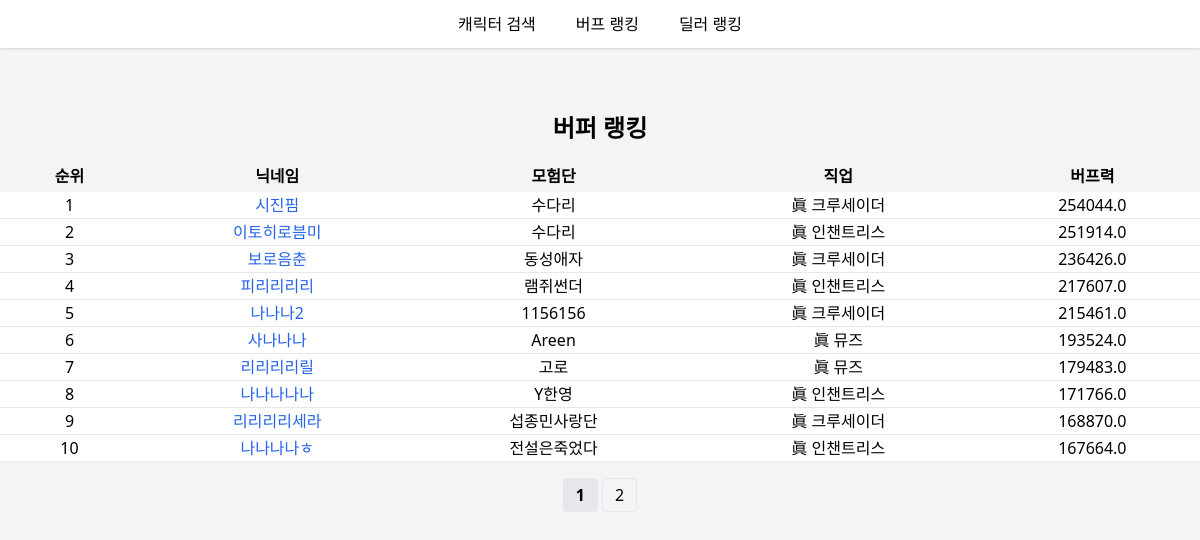
The page /buff_ranking on the database its author committed.
### models.py (models this page shows)
class Character(Base):
    __tablename__ = "characters"
    __table_args__ = (UniqueConstraint("server","character_id", name="uix_server_character_id"),)
    id                 = Column(Integer, primary_key=True, index=True)
    server             = Column(String, index=True)
    character_id       = Column(String, index=True)
    name               = Column(String, index=True)
    adventure_name     = Column(String, index=True)   # 모험단
    job_name           = Column(String, index=True)
    job_id             = Column(String)
    level              = Column(Integer)
    fame               = Column(Integer)
    final_damage       = Column(Float)
    buff_power         = Column(Float)
    cooldown_reduction = Column(Float)
    strength           = Column(Integer)
    intelligence       = Column(Integer)
    vitality           = Column(Integer)
    physical_attack    = Column(Integer)
    magic_attack       = Column(Integer)
    independent_attack = Column(Integer)
    physical_def       = Column(Float)
    magical_def        = Column(Float)
    crit_phy           = Column(Float)
    crit_mag           = Column(Float)
    attack_speed       = Column(Float)
    cast_speed         = Column(Float)
    fire_ele           = Column(Integer)
    water_ele          = Column(Integer)
    light_ele          = Column(Integer)
    dark_ele           = Column(Integer)
    damage_inc         = Column(Float)
    cool_reduce        = Column(Float)
    updated_at         = Column(DateTime(timezone=True),
                                 server_default=func.now(),
                                 onupdate=func.now())

### main.py (the view)
@app.get("/buff_ranking",response_class=HTMLResponse)
async def buf_rank(r:Request,page:int=1,db:Session=Depends(get_db)):
    base=_base(db,True)
    rows=base.offset((page-1)*PAGE_SIZE).limit(PAGE_SIZE).all()
    total=base.count()
    return templates.TemplateResponse("ranking.html",
        {"request":r,"chars":rows,"mode":"buff","page":page,"total":total,"size":PAGE_SIZE})

### templates/ranking.html
{% extends "base.html" %}
{% block content %}
<h2 class="text-2xl font-bold mb-4">{{ '딜러 랭킹' if mode=='damage' else '버퍼 랭킹' }}</h2>
<table class="min-w-full bg-white">
  <thead><tr class="bg-gray-100">
    <th class="px-2 py-1">순위</th><th class="px-2 py-1">닉네임</th>
    <th class="px-2 py-1">모험단</th><th class="px-2 py-1">직업</th>
    <th class="px-2 py-1">{{ '최종뎀' if mode=='damage' else '버프력' }}</th>
  </tr></thead>
  <tbody>
  {% for ch in chars %}
    <tr class="border-b text-center">
      <td>{{ (page-1)*size+loop.index }}</td>
      <td><a href="/character/{{ch.id}}" class="text-blue-600">{{ch.name}}</a></td>
      <td>{{ ch.adventure_name or '-' }}</td><td>{{ ch.job_name }}</td>
      <td>{{ ch.final_damage|round(2) if mode=='damage' else ch.buff_power }}</td>
    </tr>
  {% endfor %}
  </tbody>
</table>
{% if total>size %}
<div class="flex justify-center mt-4 space-x-1">
  {% for p in range(1,(total//size)+ (1 if total%size else 0)+1) %}
    <a href="?page={{p}}" class="px-3 py-1 border rounded {{ 'bg-gray-200 font-bold' if p==page else '' }}">{{p}}</a>
  {% endfor %}
</div>
{% endif %}
{% endblock %}

### rows shown on the page
Character: index "1", name "시진핌", adventure_name "수다리", job_name "眞 크루세이더", final_damage "254044.0"
Character: index "2", name "이토히로븜미", adventure_name "수다리", job_name "眞 인챈트리스", final_damage "251914.0"
Character: index "3", name "보로음춘", adventure_name "동성애자", job_name "眞 크루세이더", final_damage "236426.0"
Character: index "4", name "피리리리리", adventure_name "램쥐썬더", job_name "眞 인챈트리스", final_damage "217607.0"
Character: index "5", name "나나나2", adventure_name "1156156", job_name "眞 크루세이더", final_damage "215461.0"
Character: index "6", name "사나나나", adventure_name "Areen", job_name "眞 뮤즈", final_damage "193524.0"
Character: index "7", name "리리리리릴", adventure_name "고로", job_name "眞 뮤즈", final_damage "179483.0"
Character: index "8", name "나나나나나", adventure_name "Y한영", job_name "眞 인챈트리스", final_damage "171766.0"
Character: index "9", name "리리리리세라", adventure_name "섭종민사랑단", job_name "眞 크루세이더", final_damage "168870.0"
Character: index "10", name "나나나나ㅎ", adventure_name "전설은죽었다", job_name "眞 인챈트리스", final_damage "167664.0"

### other values the page prints
{{ '딜러 랭킹' if mode=='damage' else '버퍼 랭킹' }} "버퍼 랭킹"
{{ '최종뎀' if mode=='damage' else '버프력' }} "버프력"
{{ p }} "1" "2"
